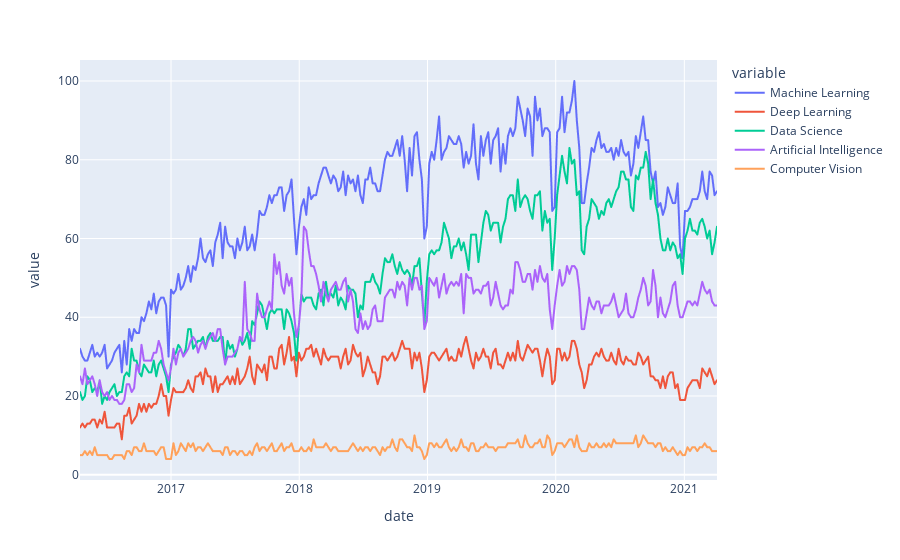

Notebook code cell kept with this figure:
### Code cell
plot.line(iot[trendy_keywords])

### Figure 1 — Plotly figure (JSON) as saved in the notebook; plotly's stock layout.template omitted (floating-point values rounded to 4 significant figures; data arrays with more than 128 entries replaced by an {"elided": "..."} marker saying what was removed)
{"data": [{"hovertemplate": "variable=Machine Learning<br>date=%{x}<br>value=%{y}<extra></extra>", "legendgroup": "Machine Learning", "line": {"color": "#636efa", "dash": "solid"}, "mode": "lines", "name": "Machine Learning", "showlegend": true, "type": "scattergl", "x": {"elided": "260 str values"}, "xaxis": "x", "y": {"elided": "260 int values"}, "yaxis": "y"}, {"hovertemplate": "variable=Deep Learning<br>date=%{x}<br>value=%{y}<extra></extra>", "legendgroup": "Deep Learning", "line": {"color": "#EF553B", "dash": "solid"}, "mode": "lines", "name": "Deep Learning", "showlegend": true, "type": "scattergl", "x": {"elided": "260 str values"}, "xaxis": "x", "y": {"elided": "260 int values"}, "yaxis": "y"}, {"hovertemplate": "variable=Data Science<br>date=%{x}<br>value=%{y}<extra></extra>", "legendgroup": "Data Science", "line": {"color": "#00cc96", "dash": "solid"}, "mode": "lines", "name": "Data Science", "showlegend": true, "type": "scattergl", "x": {"elided": "260 str values"}, "xaxis": "x", "y": {"elided": "260 int values"}, "yaxis": "y"}, {"hovertemplate": "variable=Artificial Intelligence<br>date=%{x}<br>value=%{y}<extra></extra>", "legendgroup": "Artificial Intelligence", "line": {"color": "#ab63fa", "dash": "solid"}, "mode": "lines", "name": "Artificial Intelligence", "showlegend": true, "type": "scattergl", "x": {"elided": "260 str values"}, "xaxis": "x", "y": {"elided": "260 int values"}, "yaxis": "y"}, {"hovertemplate": "variable=Computer Vision<br>date=%{x}<br>value=%{y}<extra></extra>", "legendgroup": "Computer Vision", "line": {"color": "#FFA15A", "dash": "solid"}, "mode": "lines", "name": "Computer Vision", "showlegend": true, "type": "scattergl", "x": {"elided": "260 str values"}, "xaxis": "x", "y": {"elided": "260 int values"}, "yaxis": "y"}], "layout": {"legend": {"title": {"text": "variable"}, "tracegroupgap": 0}, "margin": {"t": 60}, "xaxis": {"anchor": "y", "domain": [0, 1], "title": {"text": "date"}}, "yaxis": {"anchor": "x", "domain": [0, 1], "title": {"text": "value"}}}}
